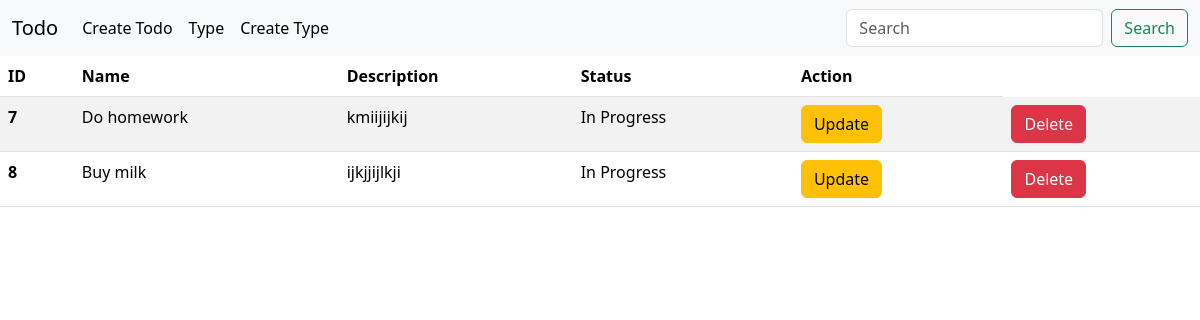
The page / on the database its author committed.
### base/models.py (models this page shows)
class Todo(models.Model):
    name = models.CharField(max_length=300)
    description = models.TextField()
    status = models.CharField(max_length=300)

### base/views.py (the view)
# urls.py: 2. Add a URL to urlpatterns:  path('', views.home, name='home')
def home(request):
    search = request.GET.get('search')
    if search != None and search != '':
        todos = Todo.objects.filter(name__contains = search)
    else:
        todos = Todo.objects.all()
    return render(request, 'index.html', context={'todos': todos})

### templates/index.html (shortened to what this page needs)
<!DOCTYPE html>
<html lang="en">
<head>
    <link href="https://cdn.jsdelivr.net/npm/bootstrap@5.3.6/dist/css/bootstrap.min.css" rel="stylesheet">
</head>
<body>
  {% include 'nav.html' %}
   <table class="table table-striped">
    <thead>
    <tr>
      <th scope="col">ID</th>
      <th scope="col">Name</th>
      <th scope="col">Description</th>
      <th scope="col">Status</th>
      <th scope="col">Action</th>
     </tr>
     </thead>
  <tbody>
    {% for todo in todos%}
        <tr>
        <th scope="row">{{todo.id}}</th>
        <td>{{todo.name}}</td>
        <td>{{todo.description}}</td>
        <td>{{todo.status}}</td>
        <td><a href = "{% url 'update-todo' pk=todo.id %}"><button type="button" class="btn btn-warning">Update</button></a></td>
        <td><button type="button" class="btn btn-danger" data-bs-toggle="modal" data-bs-target="#exampleModal">
  Delete
</button></td>
        </tr>
    {% endfor %}
  </tbody>
</table>
</body>
</html>

### rows shown on the page
Todo: id "7", name "Do homework", description "kmiijijkij", status "In Progress"
Todo: id "8", name "Buy milk", description "ijkjjijlkji", status "In Progress"
